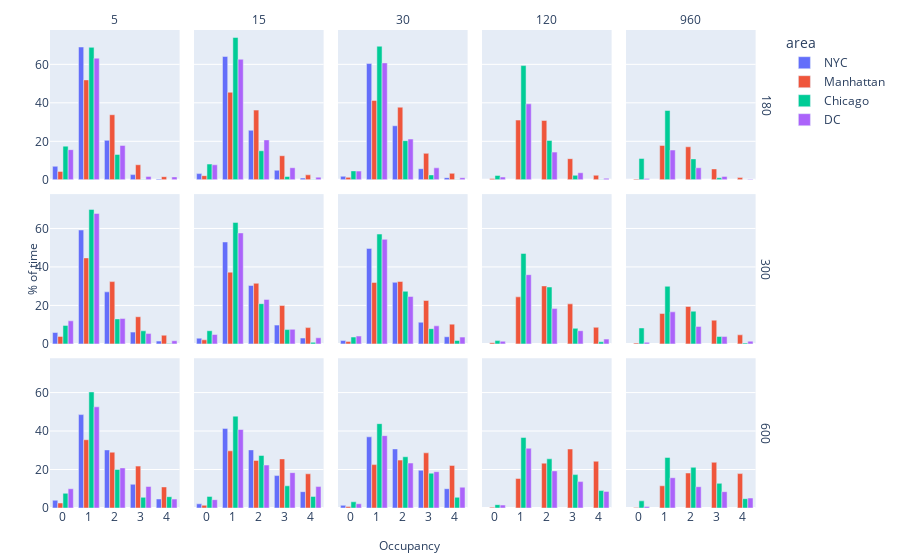

Notebook source saved alongside this figure:
### Code cell
fig = px.bar(
    occupancy_df_ih,
    x="occupancy",
    y="percent",
    facet_row="max_delay",
    facet_col="duration_minutes",
    color="area",
    barmode='group',
)

# fig.update_yaxes(matches=None)
# make the facet labels nicer
fig.for_each_annotation(lambda a: a.update(text=a.text.split("=")[-1]))

# shared axes titles
fig.for_each_yaxis(lambda y: y.update(title = ''))
fig.add_annotation(x=-0.04, y=0.5, text="% of time", textangle=-90, xref="paper", yref="paper", showarrow=False)
fig.for_each_xaxis(lambda y: y.update(title = ''))
fig.add_annotation(x=0.5, y=-0.1, text="Occupancy",  xref="paper", yref="paper", showarrow=False)

# # legend style
# fig.update_layout(legend=dict(
#     orientation="h",
#     title="Method:",
#     y=1.15,
#     xanchor="center",
#     x=0.5,
# ))

# ticks for all occupancy values
fig.update_xaxes(dtick=1)


fig.update_layout(
    margin=dict(l=10,r=10,b=10,t=30)
)

fig.show()

### Figure 1 — Plotly figure (JSON) as saved in the notebook; plotly's stock layout.template omitted (floating-point values rounded to 4 significant figures)
{"data": [{"alignmentgroup": "True", "hovertemplate": "area=NYC<br>max_delay=180<br>duration_minutes=5<br>occupancy=%{x}<br>percent=%{y}<extra></extra>", "legendgroup": "NYC", "marker": {"color": "#636efa", "pattern": {"shape": ""}}, "name": "NYC", "offsetgroup": "NYC", "orientation": "v", "showlegend": true, "textposition": "auto", "x": [0, 1, 2, 3, 4], "xaxis": "x11", "y": [6.996, 69.01, 20.5, 2.684, 0.4582], "yaxis": "y11", "type": "bar"}, {"alignmentgroup": "True", "hovertemplate": "area=NYC<br>max_delay=180<br>duration_minutes=15<br>occupancy=%{x}<br>percent=%{y}<extra></extra>", "legendgroup": "NYC", "marker": {"color": "#636efa", "pattern": {"shape": ""}}, "name": "NYC", "offsetgroup": "NYC", "orientation": "v", "showlegend": false, "textposition": "auto", "x": [0, 1, 2, 3, 4], "xaxis": "x12", "y": [3.2, 64.09, 25.72, 4.96, 0.8594], "yaxis": "y12", "type": "bar"}, {"alignmentgroup": "True", "hovertemplate": "area=NYC<br>max_delay=180<br>duration_minutes=30<br>occupancy=%{x}<br>percent=%{y}<extra></extra>", "legendgroup": "NYC", "marker": {"color": "#636efa", "pattern": {"shape": ""}}, "name": "NYC", "offsetgroup": "NYC", "orientation": "v", "showlegend": false, "textposition": "auto", "x": [0, 1, 2, 3, 4], "xaxis": "x13", "y": [1.803, 60.39, 28.07, 5.747, 1.114], "yaxis": "y13", "type": "bar"}, {"alignmentgroup": "True", "hovertemplate": "area=NYC<br>max_delay=300<br>duration_minutes=5<br>occupancy=%{x}<br>percent=%{y}<extra></extra>", "legendgroup": "NYC", "marker": {"color": "#636efa", "pattern": {"shape": ""}}, "name": "NYC", "offsetgroup": "NYC", "orientation": "v", "showlegend": false, "textposition": "auto", "x": [0, 1, 2, 3, 4], "xaxis": "x6", "y": [5.909, 59.2, 27.04, 6.115, 1.441], "yaxis": "y6", "type": "bar"}, {"alignmentgroup": "True", "hovertemplate": "area=NYC<br>max_delay=300<br>duration_minutes=15<br>occupancy=%{x}<br>percent=%{y}<extra></extra>", "legendgroup": "NYC", "marker": {"color": "#636efa", "pattern": {"shape": ""}}, "name": "NYC", "offsetgroup": "NYC", "orientation": "v", "showlegend": false, "textposition": "auto", "x": [0, 1, 2, 3, 4], "xaxis": "x7", "y": [2.952, 52.97, 30.36, 9.756, 3.034], "yaxis": "y7", "type": "bar"}, {"alignmentgroup": "True", "hovertemplate": "area=NYC<br>max_delay=300<br>duration_minutes=30<br>occupancy=%{x}<br>percent=%{y}<extra></extra>", "legendgroup": "NYC", "marker": {"color": "#636efa", "pattern": {"shape": ""}}, "name": "NYC", "offsetgroup": "NYC", "orientation": "v", "showlegend": false, "textposition": "auto", "x": [0, 1, 2, 3, 4], "xaxis": "x8", "y": [1.745, 49.64, 31.99, 11.25, 3.705], "yaxis": "y8", "type": "bar"}, {"alignmentgroup": "True", "hovertemplate": "area=NYC<br>max_delay=600<br>duration_minutes=5<br>occupancy=%{x}<br>percent=%{y}<extra></extra>", "legendgroup": "NYC", "marker": {"color": "#636efa", "pattern": {"shape": ""}}, "name": "NYC", "offsetgroup": "NYC", "orientation": "v", "showlegend": false, "textposition": "auto", "x": [0, 1, 2, 3, 4], "xaxis": "x", "y": [4.034, 48.55, 30.19, 12.32, 4.683], "yaxis": "y", "type": "bar"}, {"alignmentgroup": "True", "hovertemplate": "area=NYC<br>max_delay=600<br>duration_minutes=15<br>occupancy=%{x}<br>percent=%{y}<extra></extra>", "legendgroup": "NYC", "marker": {"color": "#636efa", "pattern": {"shape": ""}}, "name": "NYC", "offsetgroup": "NYC", "orientation": "v", "showlegend": false, "textposition": "auto", "x": [0, 1, 2, 3, 4], "xaxis": "x2", "y": [2.171, 41.39, 30.21, 16.85, 8.496], "yaxis": "y2", "type": "bar"}, {"alignmentgroup": "True", "hovertemplate": "area=NYC<br>max_delay=600<br>duration_minutes=30<br>occupancy=%{x}<br>percent=%{y}<extra></extra>", "legendgroup": "NYC", "marker": {"color": "#636efa", "pattern": {"shape": ""}}, "name": "NYC", "offsetgroup": "NYC", "orientation": "v", "showlegend": false, "textposition": "auto", "x": [0, 1, 2, 3, 4], "xaxis": "x3", "y": [1.385, 37.0, 30.71, 19.61, 10.02], "yaxis": "y3", "type": "bar"}, {"alignmentgroup": "True", "hovertemplate": "area=Manhattan<br>max_delay=180<br>duration_minutes=5<br>occupancy=%{x}<br>percent=%{y}<extra></extra>", "legendgroup": "Manhattan", "marker": {"color": "#EF553B", "pattern": {"shape": ""}}, "name": "Manhattan", "offsetgroup": "Manhattan", "orientation": "v", "showlegend": true, "textposition": "auto", "x": [0, 1, 2, 3, 4], "xaxis": "x11", "y": [4.364, 51.92, 33.81, 7.81, 1.616], "yaxis": "y11", "type": "bar"}, {"alignmentgroup": "True", "hovertemplate": "area=Manhattan<br>max_delay=180<br>duration_minutes=15<br>occupancy=%{x}<br>percent=%{y}<extra></extra>", "legendgroup": "Manhattan", "marker": {"color": "#EF553B", "pattern": {"shape": ""}}, "name": "Manhattan", "offsetgroup": "Manhattan", "orientation": "v", "showlegend": false, "textposition": "auto", "x": [0, 1, 2, 3, 4], "xaxis": "x12", "y": [2.153, 45.5, 36.22, 12.5, 2.559], "yaxis": "y12", "type": "bar"}, {"alignmentgroup": "True", "hovertemplate": "area=Manhattan<br>max_delay=180<br>duration_minutes=30<br>occupancy=%{x}<br>percent=%{y}<extra></extra>", "legendgroup": "Manhattan", "marker": {"color": "#EF553B", "pattern": {"shape": ""}}, "name": "Manhattan", "offsetgroup": "Manhattan", "orientation": "v", "showlegend": false, "textposition": "auto", "x": [0, 1, 2, 3, 4], "xaxis": "x13", "y": [1.251, 41.23, 37.73, 13.73, 3.345], "yaxis": "y13", "type": "bar"}, {"alignmentgroup": "True", "hovertemplate": "area=Manhattan<br>max_delay=180<br>duration_minutes=120<br>occupancy=%{x}<br>percent=%{y}<extra></extra>", "legendgroup": "Manhattan", "marker": {"color": "#EF553B", "pattern": {"shape": ""}}, "name": "Manhattan", "offsetgroup": "Manhattan", "orientation": "v", "showlegend": false, "textposition": "auto", "x": [0, 1, 2, 3, 4], "xaxis": "x14", "y": [0.6612, 31.02, 30.82, 10.96, 2.351], "yaxis": "y14", "type": "bar"}, {"alignmentgroup": "True", "hovertemplate": "area=Manhattan<br>max_delay=180<br>duration_minutes=960<br>occupancy=%{x}<br>percent=%{y}<extra></extra>", "legendgroup": "Manhattan", "marker": {"color": "#EF553B", "pattern": {"shape": ""}}, "name": "Manhattan", "offsetgroup": "Manhattan", "orientation": "v", "showlegend": false, "textposition": "auto", "x": [0, 1, 2, 3, 4], "xaxis": "x15", "y": [0.3544, 17.83, 17.14, 5.644, 1.127], "yaxis": "y15", "type": "bar"}, {"alignmentgroup": "True", "hovertemplate": "area=Manhattan<br>max_delay=300<br>duration_minutes=5<br>occupancy=%{x}<br>percent=%{y}<extra></extra>", "legendgroup": "Manhattan", "marker": {"color": "#EF553B", "pattern": {"shape": ""}}, "name": "Manhattan", "offsetgroup": "Manhattan", "orientation": "v", "showlegend": false, "textposition": "auto", "x": [0, 1, 2, 3, 4], "xaxis": "x6", "y": [3.896, 44.69, 32.37, 14.1, 4.51], "yaxis": "y6", "type": "bar"}, {"alignmentgroup": "True", "hovertemplate": "area=Manhattan<br>max_delay=300<br>duration_minutes=15<br>occupancy=%{x}<br>percent=%{y}<extra></extra>", "legendgroup": "Manhattan", "marker": {"color": "#EF553B", "pattern": {"shape": ""}}, "name": "Manhattan", "offsetgroup": "Manhattan", "orientation": "v", "showlegend": false, "textposition": "auto", "x": [0, 1, 2, 3, 4], "xaxis": "x7", "y": [2.114, 37.29, 31.5, 19.94, 8.461], "yaxis": "y7", "type": "bar"}, {"alignmentgroup": "True", "hovertemplate": "area=Manhattan<br>max_delay=300<br>duration_minutes=30<br>occupancy=%{x}<br>percent=%{y}<extra></extra>", "legendgroup": "Manhattan", "marker": {"color": "#EF553B", "pattern": {"shape": ""}}, "name": "Manhattan", "offsetgroup": "Manhattan", "orientation": "v", "showlegend": false, "textposition": "auto", "x": [0, 1, 2, 3, 4], "xaxis": "x8", "y": [1.19, 31.95, 32.44, 22.56, 10.27], "yaxis": "y8", "type": "bar"}, {"alignmentgroup": "True", "hovertemplate": "area=Manhattan<br>max_delay=300<br>duration_minutes=120<br>occupancy=%{x}<br>percent=%{y}<extra></extra>", "legendgroup": "Manhattan", "marker": {"color": "#EF553B", "pattern": {"shape": ""}}, "name": "Manhattan", "offsetgroup": "Manhattan", "orientation": "v", "showlegend": false, "textposition": "auto", "x": [0, 1, 2, 3, 4], "xaxis": "x9", "y": [0.6342, 24.44, 30.13, 20.8, 8.621], "yaxis": "y9", "type": "bar"}, {"alignmentgroup": "True", "hovertemplate": "area=Manhattan<br>max_delay=300<br>duration_minutes=960<br>occupancy=%{x}<br>percent=%{y}<extra></extra>", "legendgroup": "Manhattan", "marker": {"color": "#EF553B", "pattern": {"shape": ""}}, "name": "Manhattan", "offsetgroup": "Manhattan", "orientation": "v", "showlegend": false, "textposition": "auto", "x": [0, 1, 2, 3, 4], "xaxis": "x10", "y": [0.4233, 15.79, 19.43, 12.33, 4.704], "yaxis": "y10", "type": "bar"}, {"alignmentgroup": "True", "hovertemplate": "area=Manhattan<br>max_delay=600<br>duration_minutes=5<br>occupancy=%{x}<br>percent=%{y}<extra></extra>", "legendgroup": "Manhattan", "marker": {"color": "#EF553B", "pattern": {"shape": ""}}, "name": "Manhattan", "offsetgroup": "Manhattan", "orientation": "v", "showlegend": false, "textposition": "auto", "x": [0, 1, 2, 3, 4], "xaxis": "x", "y": [2.607, 35.49, 29.01, 21.78, 10.95], "yaxis": "y", "type": "bar"}, {"alignmentgroup": "True", "hovertemplate": "area=Manhattan<br>max_delay=600<br>duration_minutes=15<br>occupancy=%{x}<br>percent=%{y}<extra></extra>", "legendgroup": "Manhattan", "marker": {"color": "#EF553B", "pattern": {"shape": ""}}, "name": "Manhattan", "offsetgroup": "Manhattan", "orientation": "v", "showlegend": false, "textposition": "auto", "x": [0, 1, 2, 3, 4], "xaxis": "x2", "y": [1.419, 29.72, 24.74, 25.53, 17.77], "yaxis": "y2", "type": "bar"}, {"alignmentgroup": "True", "hovertemplate": "area=Manhattan<br>max_delay=600<br>duration_minutes=30<br>occupancy=%{x}<br>percent=%{y}<extra></extra>", "legendgroup": "Manhattan", "marker": {"color": "#EF553B", "pattern": {"shape": ""}}, "name": "Manhattan", "offsetgroup": "Manhattan", "orientation": "v", "showlegend": false, "textposition": "auto", "x": [0, 1, 2, 3, 4], "xaxis": "x3", "y": [0.7511, 22.55, 24.89, 28.67, 22.12], "yaxis": "y3", "type": "bar"}, {"alignmentgroup": "True", "hovertemplate": "area=Manhattan<br>max_delay=600<br>duration_minutes=120<br>occupancy=%{x}<br>percent=%{y}<extra></extra>", "legendgroup": "Manhattan", "marker": {"color": "#EF553B", "pattern": {"shape": ""}}, "name": "Manhattan", "offsetgroup": "Manhattan", "orientation": "v", "showlegend": false, "textposition": "auto", "x": [0, 1, 2, 3, 4], "xaxis": "x4", "y": [0.3758, 15.32, 23.32, 30.66, 24.3], "yaxis": "y4", "type": "bar"}, {"alignmentgroup": "True", "hovertemplate": "area=Manhattan<br>max_delay=600<br>duration_minutes=960<br>occupancy=%{x}<br>percent=%{y}<extra></extra>", "legendgroup": "Manhattan", "marker": {"color": "#EF553B", "pattern": {"shape": ""}}, "name": "Manhattan", "offsetgroup": "Manhattan", "orientation": "v", "showlegend": false, "textposition": "auto", "x": [0, 1, 2, 3, 4], "xaxis": "x5", "y": [0.283, 11.55, 18.19, 23.76, 17.88], "yaxis": "y5", "type": "bar"}, {"alignmentgroup": "True", "hovertemplate": "area=Chicago<br>max_delay=180<br>duration_minutes=5<br>occupancy=%{x}<br>percent=%{y}<extra></extra>", "legendgroup": "Chicago", "marker": {"color": "#00cc96", "pattern": {"shape": ""}}, "name": "Chicago", "offsetgroup": "Chicago", "orientation": "v", "showlegend": true, "textposition": "auto", "x": [0, 1, 2, 3, 4], "xaxis": "x11", "y": [17.49, 68.83, 13.17, 0.1268, 0.0], "yaxis": "y11", "type": "bar"}, {"alignmentgroup": "True", "hovertemplate": "area=Chicago<br>max_delay=180<br>duration_minutes=15<br>occupancy=%{x}<br>percent=%{y}<extra></extra>", "legendgroup": "Chicago", "marker": {"color": "#00cc96", "pattern": {"shape": ""}}, "name": "Chicago", "offsetgroup": "Chicago", "orientation": "v", "showlegend": false, "textposition": "auto", "x": [0, 1, 2, 3, 4], "xaxis": "x12", "y": [8.161, 73.96, 15.07, 1.702, 0.112], "yaxis": "y12", "type": "bar"}, {"alignmentgroup": "True", "hovertemplate": "area=Chicago<br>max_delay=180<br>duration_minutes=30<br>occupancy=%{x}<br>percent=%{y}<extra></extra>", "legendgroup": "Chicago", "marker": {"color": "#00cc96", "pattern": {"shape": ""}}, "name": "Chicago", "offsetgroup": "Chicago", "orientation": "v", "showlegend": false, "textposition": "auto", "x": [0, 1, 2, 3, 4], "xaxis": "x13", "y": [4.625, 69.4, 20.33, 2.53, 0.2022], "yaxis": "y13", "type": "bar"}, {"alignmentgroup": "True", "hovertemplate": "area=Chicago<br>max_delay=180<br>duration_minutes=120<br>occupancy=%{x}<br>percent=%{y}<extra></extra>", "legendgroup": "Chicago", "marker": {"color": "#00cc96", "pattern": {"shape": ""}}, "name": "Chicago", "offsetgroup": "Chicago", "orientation": "v", "showlegend": false, "textposition": "auto", "x": [0, 1, 2, 3, 4], "xaxis": "x14", "y": [2.251, 59.36, 20.44, 2.315, 0.1297], "yaxis": "y14", "type": "bar"}, {"alignmentgroup": "True", "hovertemplate": "area=Chicago<br>max_delay=180<br>duration_minutes=960<br>occupancy=%{x}<br>percent=%{y}<extra></extra>", "legendgroup": "Chicago", "marker": {"color": "#00cc96", "pattern": {"shape": ""}}, "name": "Chicago", "offsetgroup": "Chicago", "orientation": "v", "showlegend": false, "textposition": "auto", "x": [0, 1, 2, 3, 4], "xaxis": "x15", "y": [11.05, 36.0, 10.86, 1.045, 0.04048], "yaxis": "y15", "type": "bar"}, {"alignmentgroup": "True", "hovertemplate": "area=Chicago<br>max_delay=300<br>duration_minutes=5<br>occupancy=%{x}<br>percent=%{y}<extra></extra>", "legendgroup": "Chicago", "marker": {"color": "#00cc96", "pattern": {"shape": ""}}, "name": "Chicago", "offsetgroup": "Chicago", "orientation": "v", "showlegend": false, "textposition": "auto", "x": [0, 1, 2, 3, 4], "xaxis": "x6", "y": [9.616, 69.91, 13.0, 6.796, 0.2349], "yaxis": "y6", "type": "bar"}, {"alignmentgroup": "True", "hovertemplate": "area=Chicago<br>max_delay=300<br>duration_minutes=15<br>occupancy=%{x}<br>percent=%{y}<extra></extra>", "legendgroup": "Chicago", "marker": {"color": "#00cc96", "pattern": {"shape": ""}}, "name": "Chicago", "offsetgroup": "Chicago", "orientation": "v", "showlegend": false, "textposition": "auto", "x": [0, 1, 2, 3, 4], "xaxis": "x7", "y": [6.838, 63.14, 20.92, 7.43, 0.79], "yaxis": "y7", "type": "bar"}, {"alignmentgroup": "True", "hovertemplate": "area=Chicago<br>max_delay=300<br>duration_minutes=30<br>occupancy=%{x}<br>percent=%{y}<extra></extra>", "legendgroup": "Chicago", "marker": {"color": "#00cc96", "pattern": {"shape": ""}}, "name": "Chicago", "offsetgroup": "Chicago", "orientation": "v", "showlegend": false, "textposition": "auto", "x": [0, 1, 2, 3, 4], "xaxis": "x8", "y": [3.565, 57.09, 27.34, 7.92, 1.76], "yaxis": "y8", "type": "bar"}, {"alignmentgroup": "True", "hovertemplate": "area=Chicago<br>max_delay=300<br>duration_minutes=120<br>occupancy=%{x}<br>percent=%{y}<extra></extra>", "legendgroup": "Chicago", "marker": {"color": "#00cc96", "pattern": {"shape": ""}}, "name": "Chicago", "offsetgroup": "Chicago", "orientation": "v", "showlegend": false, "textposition": "auto", "x": [0, 1, 2, 3, 4], "xaxis": "x9", "y": [1.703, 47.01, 29.57, 8.083, 1.069], "yaxis": "y9", "type": "bar"}, {"alignmentgroup": "True", "hovertemplate": "area=Chicago<br>max_delay=300<br>duration_minutes=960<br>occupancy=%{x}<br>percent=%{y}<extra></extra>", "legendgroup": "Chicago", "marker": {"color": "#00cc96", "pattern": {"shape": ""}}, "name": "Chicago", "offsetgroup": "Chicago", "orientation": "v", "showlegend": false, "textposition": "auto", "x": [0, 1, 2, 3, 4], "xaxis": "x10", "y": [8.276, 29.94, 16.99, 3.854, 0.4639], "yaxis": "y10", "type": "bar"}, {"alignmentgroup": "True", "hovertemplate": "area=Chicago<br>max_delay=600<br>duration_minutes=5<br>occupancy=%{x}<br>percent=%{y}<extra></extra>", "legendgroup": "Chicago", "marker": {"color": "#00cc96", "pattern": {"shape": ""}}, "name": "Chicago", "offsetgroup": "Chicago", "orientation": "v", "showlegend": false, "textposition": "auto", "x": [0, 1, 2, 3, 4], "xaxis": "x", "y": [7.64, 60.31, 20.07, 5.531, 5.873], "yaxis": "y", "type": "bar"}, {"alignmentgroup": "True", "hovertemplate": "area=Chicago<br>max_delay=600<br>duration_minutes=15<br>occupancy=%{x}<br>percent=%{y}<extra></extra>", "legendgroup": "Chicago", "marker": {"color": "#00cc96", "pattern": {"shape": ""}}, "name": "Chicago", "offsetgroup": "Chicago", "orientation": "v", "showlegend": false, "textposition": "auto", "x": [0, 1, 2, 3, 4], "xaxis": "x2", "y": [6.041, 47.75, 27.29, 11.53, 6.027], "yaxis": "y2", "type": "bar"}, {"alignmentgroup": "True", "hovertemplate": "area=Chicago<br>max_delay=600<br>duration_minutes=30<br>occupancy=%{x}<br>percent=%{y}<extra></extra>", "legendgroup": "Chicago", "marker": {"color": "#00cc96", "pattern": {"shape": ""}}, "name": "Chicago", "offsetgroup": "Chicago", "orientation": "v", "showlegend": false, "textposition": "auto", "x": [0, 1, 2, 3, 4], "xaxis": "x3", "y": [3.226, 43.85, 26.63, 18.09, 5.569], "yaxis": "y3", "type": "bar"}, {"alignmentgroup": "True", "hovertemplate": "area=Chicago<br>max_delay=600<br>duration_minutes=120<br>occupancy=%{x}<br>percent=%{y}<extra></extra>", "legendgroup": "Chicago", "marker": {"color": "#00cc96", "pattern": {"shape": ""}}, "name": "Chicago", "offsetgroup": "Chicago", "orientation": "v", "showlegend": false, "textposition": "auto", "x": [0, 1, 2, 3, 4], "xaxis": "x4", "y": [1.741, 36.64, 25.56, 17.35, 9.055], "yaxis": "y4", "type": "bar"}, {"alignmentgroup": "True", "hovertemplate": "area=Chicago<br>max_delay=600<br>duration_minutes=960<br>occupancy=%{x}<br>percent=%{y}<extra></extra>", "legendgroup": "Chicago", "marker": {"color": "#00cc96", "pattern": {"shape": ""}}, "name": "Chicago", "offsetgroup": "Chicago", "orientation": "v", "showlegend": false, "textposition": "auto", "x": [0, 1, 2, 3, 4], "xaxis": "x5", "y": [3.718, 26.28, 21.15, 12.81, 4.837], "yaxis": "y5", "type": "bar"}, {"alignmentgroup": "True", "hovertemplate": "area=DC<br>max_delay=180<br>duration_minutes=5<br>occupancy=%{x}<br>percent=%{y}<extra></extra>", "legendgroup": "DC", "marker": {"color": "#ab63fa", "pattern": {"shape": ""}}, "name": "DC", "offsetgroup": "DC", "orientation": "v", "showlegend": true, "textposition": "auto", "x": [0, 1, 2, 3, 4], "xaxis": "x11", "y": [15.65, 63.21, 17.84, 1.761, 1.484], "yaxis": "y11", "type": "bar"}, {"alignmentgroup": "True", "hovertemplate": "area=DC<br>max_delay=180<br>duration_minutes=15<br>occupancy=%{x}<br>percent=%{y}<extra></extra>", "legendgroup": "DC", "marker": {"color": "#ab63fa", "pattern": {"shape": ""}}, "name": "DC", "offsetgroup": "DC", "orientation": "v", "showlegend": false, "textposition": "auto", "x": [0, 1, 2, 3, 4], "xaxis": "x12", "y": [7.791, 62.65, 20.74, 6.258, 1.376], "yaxis": "y12", "type": "bar"}, {"alignmentgroup": "True", "hovertemplate": "area=DC<br>max_delay=180<br>duration_minutes=30<br>occupancy=%{x}<br>percent=%{y}<extra></extra>", "legendgroup": "DC", "marker": {"color": "#ab63fa", "pattern": {"shape": ""}}, "name": "DC", "offsetgroup": "DC", "orientation": "v", "showlegend": false, "textposition": "auto", "x": [0, 1, 2, 3, 4], "xaxis": "x13", "y": [4.503, 60.75, 21.18, 6.196, 1.063], "yaxis": "y13", "type": "bar"}, {"alignmentgroup": "True", "hovertemplate": "area=DC<br>max_delay=180<br>duration_minutes=120<br>occupancy=%{x}<br>percent=%{y}<extra></extra>", "legendgroup": "DC", "marker": {"color": "#ab63fa", "pattern": {"shape": ""}}, "name": "DC", "offsetgroup": "DC", "orientation": "v", "showlegend": false, "textposition": "auto", "x": [0, 1, 2, 3, 4], "xaxis": "x14", "y": [1.411, 39.47, 14.38, 3.646, 0.744], "yaxis": "y14", "type": "bar"}, {"alignmentgroup": "True", "hovertemplate": "area=DC<br>max_delay=180<br>duration_minutes=960<br>occupancy=%{x}<br>percent=%{y}<extra></extra>", "legendgroup": "DC", "marker": {"color": "#ab63fa", "pattern": {"shape": ""}}, "name": "DC", "offsetgroup": "DC", "orientation": "v", "showlegend": false, "textposition": "auto", "x": [0, 1, 2, 3, 4], "xaxis": "x15", "y": [0.706, 15.46, 6.245, 1.744, 0.309], "yaxis": "y15", "type": "bar"}, {"alignmentgroup": "True", "hovertemplate": "area=DC<br>max_delay=300<br>duration_minutes=5<br>occupancy=%{x}<br>percent=%{y}<extra></extra>", "legendgroup": "DC", "marker": {"color": "#ab63fa", "pattern": {"shape": ""}}, "name": "DC", "offsetgroup": "DC", "orientation": "v", "showlegend": false, "textposition": "auto", "x": [0, 1, 2, 3, 4], "xaxis": "x6", "y": [11.99, 67.81, 13.17, 5.365, 1.632], "yaxis": "y6", "type": "bar"}, {"alignmentgroup": "True", "hovertemplate": "area=DC<br>max_delay=300<br>duration_minutes=15<br>occupancy=%{x}<br>percent=%{y}<extra></extra>", "legendgroup": "DC", "marker": {"color": "#ab63fa", "pattern": {"shape": ""}}, "name": "DC", "offsetgroup": "DC", "orientation": "v", "showlegend": false, "textposition": "auto", "x": [0, 1, 2, 3, 4], "xaxis": "x7", "y": [4.875, 57.67, 23.13, 7.573, 3.162], "yaxis": "y7", "type": "bar"}, {"alignmentgroup": "True", "hovertemplate": "area=DC<br>max_delay=300<br>duration_minutes=30<br>occupancy=%{x}<br>percent=%{y}<extra></extra>", "legendgroup": "DC", "marker": {"color": "#ab63fa", "pattern": {"shape": ""}}, "name": "DC", "offsetgroup": "DC", "orientation": "v", "showlegend": false, "textposition": "auto", "x": [0, 1, 2, 3, 4], "xaxis": "x8", "y": [4.073, 54.35, 24.63, 9.37, 3.517], "yaxis": "y8", "type": "bar"}, {"alignmentgroup": "True", "hovertemplate": "area=DC<br>max_delay=300<br>duration_minutes=120<br>occupancy=%{x}<br>percent=%{y}<extra></extra>", "legendgroup": "DC", "marker": {"color": "#ab63fa", "pattern": {"shape": ""}}, "name": "DC", "offsetgroup": "DC", "orientation": "v", "showlegend": false, "textposition": "auto", "x": [0, 1, 2, 3, 4], "xaxis": "x9", "y": [1.372, 35.97, 18.35, 6.853, 2.486], "yaxis": "y9", "type": "bar"}, {"alignmentgroup": "True", "hovertemplate": "area=DC<br>max_delay=300<br>duration_minutes=960<br>occupancy=%{x}<br>percent=%{y}<extra></extra>", "legendgroup": "DC", "marker": {"color": "#ab63fa", "pattern": {"shape": ""}}, "name": "DC", "offsetgroup": "DC", "orientation": "v", "showlegend": false, "textposition": "auto", "x": [0, 1, 2, 3, 4], "xaxis": "x10", "y": [0.8134, 16.64, 9.083, 3.815, 1.416], "yaxis": "y10", "type": "bar"}, {"alignmentgroup": "True", "hovertemplate": "area=DC<br>max_delay=600<br>duration_minutes=5<br>occupancy=%{x}<br>percent=%{y}<extra></extra>", "legendgroup": "DC", "marker": {"color": "#ab63fa", "pattern": {"shape": ""}}, "name": "DC", "offsetgroup": "DC", "orientation": "v", "showlegend": false, "textposition": "auto", "x": [0, 1, 2, 3, 4], "xaxis": "x", "y": [10.0, 52.59, 20.86, 11.18, 4.643], "yaxis": "y", "type": "bar"}, {"alignmentgroup": "True", "hovertemplate": "area=DC<br>max_delay=600<br>duration_minutes=15<br>occupancy=%{x}<br>percent=%{y}<extra></extra>", "legendgroup": "DC", "marker": {"color": "#ab63fa", "pattern": {"shape": ""}}, "name": "DC", "offsetgroup": "DC", "orientation": "v", "showlegend": false, "textposition": "auto", "x": [0, 1, 2, 3, 4], "xaxis": "x2", "y": [4.326, 40.8, 22.34, 18.38, 11.14], "yaxis": "y2", "type": "bar"}, {"alignmentgroup": "True", "hovertemplate": "area=DC<br>max_delay=600<br>duration_minutes=30<br>occupancy=%{x}<br>percent=%{y}<extra></extra>", "legendgroup": "DC", "marker": {"color": "#ab63fa", "pattern": {"shape": ""}}, "name": "DC", "offsetgroup": "DC", "orientation": "v", "showlegend": false, "textposition": "auto", "x": [0, 1, 2, 3, 4], "xaxis": "x3", "y": [2.199, 37.62, 23.36, 18.88, 10.81], "yaxis": "y3", "type": "bar"}, {"alignmentgroup": "True", "hovertemplate": "area=DC<br>max_delay=600<br>duration_minutes=120<br>occupancy=%{x}<br>percent=%{y}<extra></extra>", "legendgroup": "DC", "marker": {"color": "#ab63fa", "pattern": {"shape": ""}}, "name": "DC", "offsetgroup": "DC", "orientation": "v", "showlegend": false, "textposition": "auto", "x": [0, 1, 2, 3, 4], "xaxis": "x4", "y": [1.536, 31.06, 19.28, 13.72, 8.623], "yaxis": "y4", "type": "bar"}, {"alignmentgroup": "True", "hovertemplate": "area=DC<br>max_delay=600<br>duration_minutes=960<br>occupancy=%{x}<br>percent=%{y}<extra></extra>", "legendgroup": "DC", "marker": {"color": "#ab63fa", "pattern": {"shape": ""}}, "name": "DC", "offsetgroup": "DC", "orientation": "v", "showlegend": false, "textposition": "auto", "x": [0, 1, 2, 3, 4], "xaxis": "x5", "y": [0.7565, 15.74, 11.07, 8.494, 5.189], "yaxis": "y5", "type": "bar"}], "layout": {"xaxis": {"anchor": "y", "domain": [0.0, 0.18], "title": {"text": ""}, "dtick": 1}, "yaxis": {"anchor": "x", "domain": [0.0, 0.3133], "title": {"text": ""}}, "xaxis2": {"anchor": "y2", "domain": [0.2, 0.38], "matches": "x", "title": {"text": ""}, "dtick": 1}, "yaxis2": {"anchor": "x2", "domain": [0.0, 0.3133], "matches": "y", "showticklabels": false, "title": {"text": ""}}, "xaxis3": {"anchor": "y3", "domain": [0.4, 0.58], "matches": "x", "title": {"text": ""}, "dtick": 1}, "yaxis3": {"anchor": "x3", "domain": [0.0, 0.3133], "matches": "y", "showticklabels": false, "title": {"text": ""}}, "xaxis4": {"anchor": "y4", "domain": [0.6, 0.78], "matches": "x", "title": {"text": ""}, "dtick": 1}, "yaxis4": {"anchor": "x4", "domain": [0.0, 0.3133], "matches": "y", "showticklabels": false, "title": {"text": ""}}, "xaxis5": {"anchor": "y5", "domain": [0.8, 0.98], "matches": "x", "title": {"text": ""}, "dtick": 1}, "yaxis5": {"anchor": "x5", "domain": [0.0, 0.3133], "matches": "y", "showticklabels": false, "title": {"text": ""}}, "xaxis6": {"anchor": "y6", "domain": [0.0, 0.18], "matches": "x", "showticklabels": false, "title": {"text": ""}, "dtick": 1}, "yaxis6": {"anchor": "x6", "domain": [0.3433, 0.6567], "matches": "y", "title": {"text": ""}}, "xaxis7": {"anchor": "y7", "domain": [0.2, 0.38], "matches": "x", "showticklabels": false, "title": {"text": ""}, "dtick": 1}, "yaxis7": {"anchor": "x7", "domain": [0.3433, 0.6567], "matches": "y", "showticklabels": false, "title": {"text": ""}}, "xaxis8": {"anchor": "y8", "domain": [0.4, 0.58], "matches": "x", "showticklabels": false, "title": {"text": ""}, "dtick": 1}, "yaxis8": {"anchor": "x8", "domain": [0.3433, 0.6567], "matches": "y", "showticklabels": false, "title": {"text": ""}}, "xaxis9": {"anchor": "y9", "domain": [0.6, 0.78], "matches": "x", "showticklabels": false, "title": {"text": ""}, "dtick": 1}, "yaxis9": {"anchor": "x9", "domain": [0.3433, 0.6567], "matches": "y", "showticklabels": false, "title": {"text": ""}}, "xaxis10": {"anchor": "y10", "domain": [0.8, 0.98], "matches": "x", "showticklabels": false, "title": {"text": ""}, "dtick": 1}, "yaxis10": {"anchor": "x10", "domain": [0.3433, 0.6567], "matches": "y", "showticklabels": false, "title": {"text": ""}}, "xaxis11": {"anchor": "y11", "domain": [0.0, 0.18], "matches": "x", "showticklabels": false, "title": {"text": ""}, "dtick": 1}, "yaxis11": {"anchor": "x11", "domain": [0.6867, 1.0], "matches": "y", "title": {"text": ""}}, "xaxis12": {"anchor": "y12", "domain": [0.2, 0.38], "matches": "x", "showticklabels": false, "title": {"text": ""}, "dtick": 1}, "yaxis12": {"anchor": "x12", "domain": [0.6867, 1.0], "matches": "y", "showticklabels": false, "title": {"text": ""}}, "xaxis13": {"anchor": "y13", "domain": [0.4, 0.58], "matches": "x", "showticklabels": false, "title": {"text": ""}, "dtick": 1}, "yaxis13": {"anchor": "x13", "domain": [0.6867, 1.0], "matches": "y", "showticklabels": false, "title": {"text": ""}}, "xaxis14": {"anchor": "y14", "domain": [0.6, 0.78], "matches": "x", "showticklabels": false, "title": {"text": ""}, "dtick": 1}, "yaxis14": {"anchor": "x14", "domain": [0.6867, 1.0], "matches": "y", "showticklabels": false, "title": {"text": ""}}, "xaxis15": {"anchor": "y15", "domain": [0.8, 0.98], "matches": "x", "showticklabels": false, "title": {"text": ""}, "dtick": 1}, "yaxis15": {"anchor": "x15", "domain": [0.6867, 1.0], "matches": "y", "showticklabels": false, "title": {"text": ""}}, "annotations": [{"showarrow": false, "text": "5", "x": 0.09, "xanchor": "center", "xref": "paper", "y": 1.0, "yanchor": "bottom", "yref": "paper"}, {"showarrow": false, "text": "15", "x": 0.29, "xanchor": "center", "xref": "paper", "y": 1.0, "yanchor": "bottom", "yref": "paper"}, {"showarrow": false, "text": "30", "x": 0.49, "xanchor": "center", "xref": "paper", "y": 1.0, "yanchor": "bottom", "yref": "paper"}, {"showarrow": false, "text": "120", "x": 0.69, "xanchor": "center", "xref": "paper", "y": 1.0, "yanchor": "bottom", "yref": "paper"}, {"showarrow": false, "text": "960", "x": 0.89, "xanchor": "center", "xref": "paper", "y": 1.0, "yanchor": "bottom", "yref": "paper"}, {"showarrow": false, "text": "600", "textangle": 90, "x": 0.98, "xanchor": "left", "xref": "paper", "y": 0.1567, "yanchor": "middle", "yref": "paper"}, {"showarrow": false, "text": "300", "textangle": 90, "x": 0.98, "xanchor": "left", "xref": "paper", "y": 0.5, "yanchor": "middle", "yref": "paper"}, {"showarrow": false, "text": "180", "textangle": 90, "x": 0.98, "xanchor": "left", "xref": "paper", "y": 0.8433, "yanchor": "middle", "yref": "paper"}, {"showarrow": false, "text": "% of time", "textangle": -90, "x": -0.04, "xref": "paper", "y": 0.5, "yref": "paper"}, {"showarrow": false, "text": "Occupancy", "x": 0.5, "xref": "paper", "y": -0.1, "yref": "paper"}], "legend": {"title": {"text": "area"}, "tracegroupgap": 0}, "margin": {"t": 30, "l": 10, "r": 10, "b": 10}, "barmode": "group"}}
